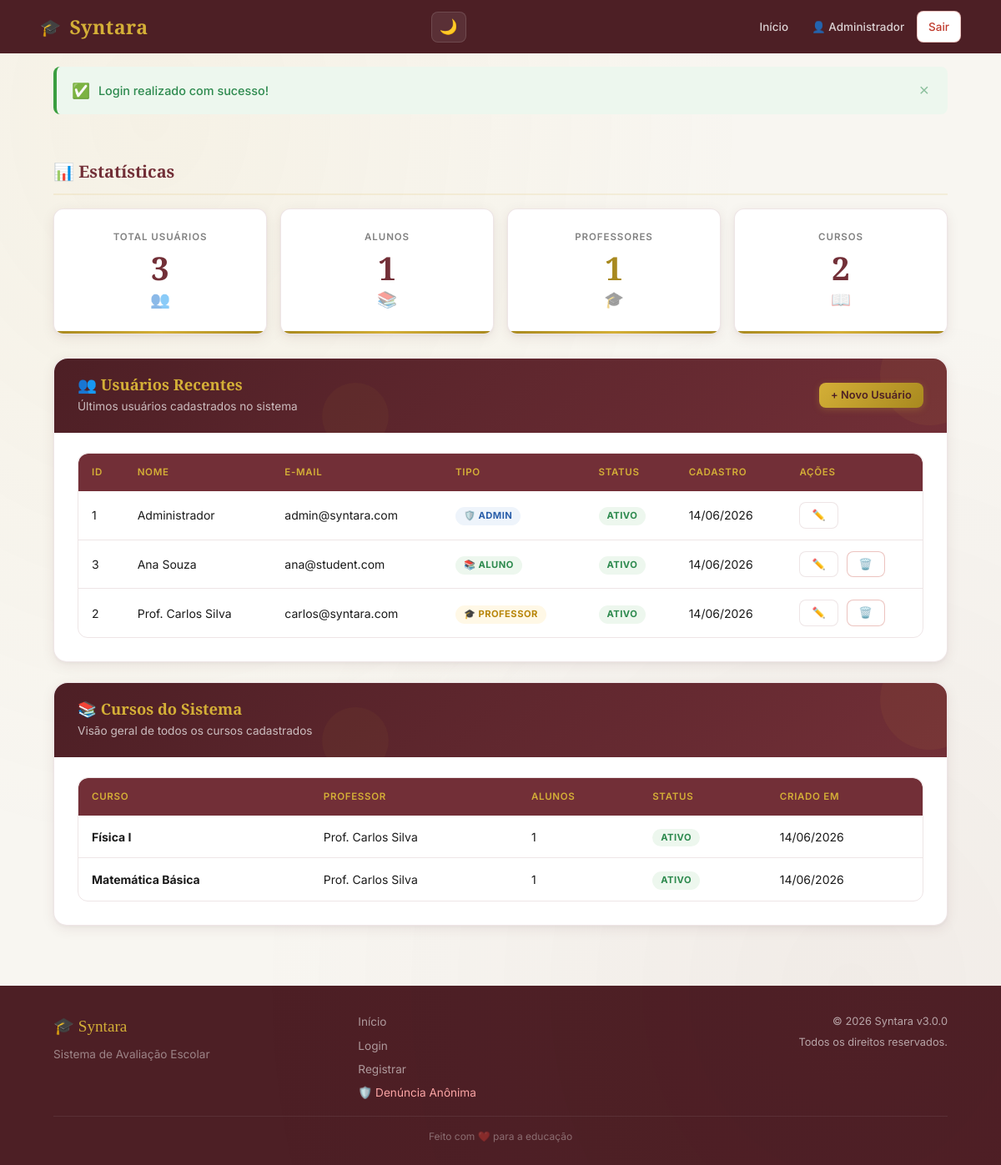
Page /admin/dashboard.php (signed in) on the committed database.
### tables this page shows
CREATE TABLE usuarios (
    id INT PRIMARY KEY AUTO_INCREMENT, nome VARCHAR(100) NOT NULL, email VARCHAR(255) NOT NULL,
    senha VARCHAR(255) NOT NULL, tipo ENUM('admin','professor','aluno') NOT NULL DEFAULT 'aluno',
    ativo TINYINT(1) NOT NULL DEFAULT 1, criado_em TIMESTAMP NOT NULL DEFAULT CURRENT_TIMESTAMP,
    atualizado_em TIMESTAMP NOT NULL DEFAULT CURRENT_TIMESTAMP ON UPDATE CURRENT_TIMESTAMP,
    UNIQUE KEY uk_usuarios_email (email), INDEX idx_usuarios_tipo (tipo), INDEX idx_usuarios_ativo (ativo),
    INDEX idx_usuarios_tipo_ativo (tipo, ativo)
);

CREATE TABLE cursos (
    id INT PRIMARY KEY AUTO_INCREMENT, nome VARCHAR(200) NOT NULL, descricao TEXT, professor_id INT NOT NULL,
    ativo TINYINT(1) NOT NULL DEFAULT 1, criado_em TIMESTAMP NOT NULL DEFAULT CURRENT_TIMESTAMP,
    atualizado_em TIMESTAMP NOT NULL DEFAULT CURRENT_TIMESTAMP ON UPDATE CURRENT_TIMESTAMP,
    FOREIGN KEY (professor_id) REFERENCES usuarios(id) ON DELETE RESTRICT ON UPDATE CASCADE,
    INDEX idx_cursos_professor (professor_id), INDEX idx_cursos_ativo (ativo),
    INDEX idx_cursos_professor_ativo (professor_id, ativo)
);

### includes/functions.php (called while the page is built, shortened)
<?php
function e(string $text): string
{
    return htmlspecialchars($text, ENT_QUOTES | ENT_HTML5, 'UTF-8');
}
function url(string $path): string
{
    return ROOT_URL . '/' . ltrim($path, '/');
}

### includes/config.php (called while the page is built, shortened)
<?php
spl_autoload_register(function ($class) {
    $paths = [
        ROOT_PATH . '/classes/' . $class . '.php',
        ROOT_PATH . '/models/' . $class . '.php',
    ];
    foreach ($paths as $file) {
        if (file_exists($file)) {
            return;
        }
    }
});
require_once ROOT_PATH . '/includes/functions.php';

### classes/User.php (called while the page is built, shortened)
<?php
class User
{
    private PDO $db;
    public function __construct(PDO $db)
    {
        $this->db = $db;
    }
    public function findAll(string $type = '', int $limit = 100): array
    {
        if ($type) {
            $stmt = $this->db->prepare(
                "SELECT id, nome, email, tipo, ativo, criado_em
                 FROM usuarios WHERE tipo = ? ORDER BY nome LIMIT ?"
            );
            $stmt->execute([$type, $limit]);
        } else {
            $stmt = $this->db->prepare(
                "SELECT id, nome, email, tipo, ativo, criado_em
                 FROM usuarios ORDER BY nome LIMIT ?"
            );
            $stmt->execute([$limit]);
        }
        return $stmt->fetchAll();
    }
}

### admin/dashboard.php (the view, shortened to what this page needs)
<?php
require __DIR__ . '/../includes/config.php';
$userRepo  = new User($pdo);
$usuarios = $userRepo->findAll('', 50);
$stmt = $pdo->prepare("
    SELECT c.id, c.nome, c.ativo, c.criado_em,
           u.nome as professor_nome,
           (SELECT COUNT(*) FROM matriculas WHERE curso_id = c.id AND status = ?) as total_alunos
    FROM cursos c
    JOIN usuarios u ON c.professor_id = u.id
    ORDER BY c.nome
");
$stmt->execute(['ativo']);
$cursos = $stmt->fetchAll();
require __DIR__ . '/../includes/header.php';
?>
<div class="container">
    <h2 class="section-title">📊 Estatísticas</h2>
    <?php require __DIR__ . '/../includes/dashboard-stats.php'; ?>
    <div class="card fade-in">
        <div class="card-header">
            <div>
                <h3>👥 Usuários Recentes</h3>
                <p>Últimos usuários cadastrados no sistema</p>
            </div>
            <a href="<?= url('register.php') ?>" class="btn btn-primary btn-sm">+ Novo Usuário</a>
        </div>
        <?php if (empty($usuarios)): ?>
            <div class="empty-state">
                <div class="empty-icon">👤</div>
                <p>Nenhum usuário cadastrado ainda.</p>
            </div>
        <?php else: ?>
            <div class="table-responsive">
                <table class="table">
                    <thead>
                        <tr>
                            <th>ID</th><th>Nome</th><th>E-mail</th><th>Tipo</th><th>Status</th><th>Cadastro</th><th>Ações</th>
                        </tr>
                    </thead>
                    <tbody>
                    <?php foreach ($usuarios as $u): ?>
                        <tr>
                            <td><?= (int)$u['id'] ?></td>
                            <td><?= e($u['nome']) ?></td>
                            <td><?= e($u['email']) ?></td>
                            <td>
                                <?php
                                $typeLabels = ['admin' => '🛡️ Admin', 'professor' => '🎓 Professor', 'aluno' => '📚 Aluno'];
                                $typeBadges = ['admin' => 'badge-info', 'professor' => 'badge-warning', 'aluno' => 'badge-success'];
                                $badgeClass = $typeBadges[$u['tipo']] ?? 'badge-info';
                                ?>
                                <span class="badge <?= $badgeClass ?>"><?= $typeLabels[$u['tipo']] ?? e($u['tipo']) ?></span>
                            </td>
                            <td>
                                <span class="badge <?= $u['ativo'] ? 'badge-active' : 'badge-inactive' ?>">
                                    <?= $u['ativo'] ? 'Ativo' : 'Inativo' ?>
                                </span>
                            </td>
                            <td><?= date('d/m/Y', strtotime($u['criado_em'])) ?></td>
                            <td>
                                <div class="btn-group">
                                    <a href="<?= url('edit_user.php?id=' . (int)$u['id']) ?>" class="btn btn-sm btn-secondary" title="Editar">✏️</a>
                                    <?php if ((int)$u['id'] !== (int)$_SESSION['user_id']): ?>
                                        <a href="<?= url('admin/delete_user.php?id=' . (int)$u['id']) ?>" class="btn btn-sm btn-danger btn-delete" title="Excluir">🗑️</a>
                                    <?php endif; ?>
                                </div>
                            </td>
                        </tr>
                    <?php endforeach; ?>
                    </tbody>
                </table>
            </div>
        <?php endif; ?>
    </div>
    <div class="card fade-in">
        <div class="card-header">
            <div>
                <h3>📚 Cursos do Sistema</h3>
                <p>Visão geral de todos os cursos cadastrados</p>
            </div>
        </div>
        <?php if (empty($cursos)): ?>
            <div class="empty-state">
                <div class="empty-icon">📖</div>
                <p>Nenhum curso criado ainda.</p>
            </div>
        <?php else: ?>
            <div class="table-responsive">
                <table class="table">
                    <thead>
                        <tr><th>Curso</th><th>Professor</th><th>Alunos</th><th>Status</th><th>Criado em</th></tr>
                    </thead>
                    <tbody>
                    <?php foreach ($cursos as $c): ?>
                        <tr>
                            <td><strong><?= e($c['nome']) ?></strong></td>
                            <td><?= e($c['professor_nome']) ?></td>
                            <td><?= (int)$c['total_alunos'] ?></td>
                            <td>
                                <span class="badge <?= $c['ativo'] ? 'badge-active' : 'badge-inactive' ?>">
                                    <?= $c['ativo'] ? 'Ativo' : 'Inativo' ?>
                                </span>
                            </td>
                            <td><?= date('d/m/Y', strtotime($c['criado_em'])) ?></td>
                        </tr>
                    <?php endforeach; ?>
                    </tbody>
                </table>
            </div>
        <?php endif; ?>
    </div>
</div>
<?php require __DIR__ . '/../includes/footer.php'; ?>

### rows in the picture
usuarios: id "1", nome "Administrador", email "admin@syntara.com", tipo "🛡️ ADMIN", ativo "ATIVO", criado_em "14/06/2026"
usuarios: id "3", nome "Ana Souza", email "ana@student.com", tipo "📚 ALUNO", ativo "ATIVO", criado_em "14/06/2026"
usuarios: id "2", nome "Prof. Carlos Silva", email "carlos@syntara.com", tipo "🎓 PROFESSOR", ativo "ATIVO", criado_em "14/06/2026"
cursos: nome "Física I", professor.nome "Prof. Carlos Silva", total_alunos "1", ativo "ATIVO", criado_em "14/06/2026"
cursos: nome "Matemática Básica", professor.nome "Prof. Carlos Silva", total_alunos "1", ativo "ATIVO", criado_em "14/06/2026"

### other values in the picture
SITE_NAME "Syntara"
$userName "Administrador"
$flash['message'] "Login realizado com sucesso!"
$stat['label'] "TOTAL USUÁRIOS"
$stat['value'] "3"
$stat['icon'] "👥"
$stat['label'] "ALUNOS"
$stat['value'] "1"
$stat['icon'] "📚"
$stat['label'] "PROFESSORES"
$stat['icon'] "🎓"
$stat['label'] "CURSOS"
$stat['value'] "2"
$stat['icon'] "📖"
SITE_VERSION "3.0.0"
